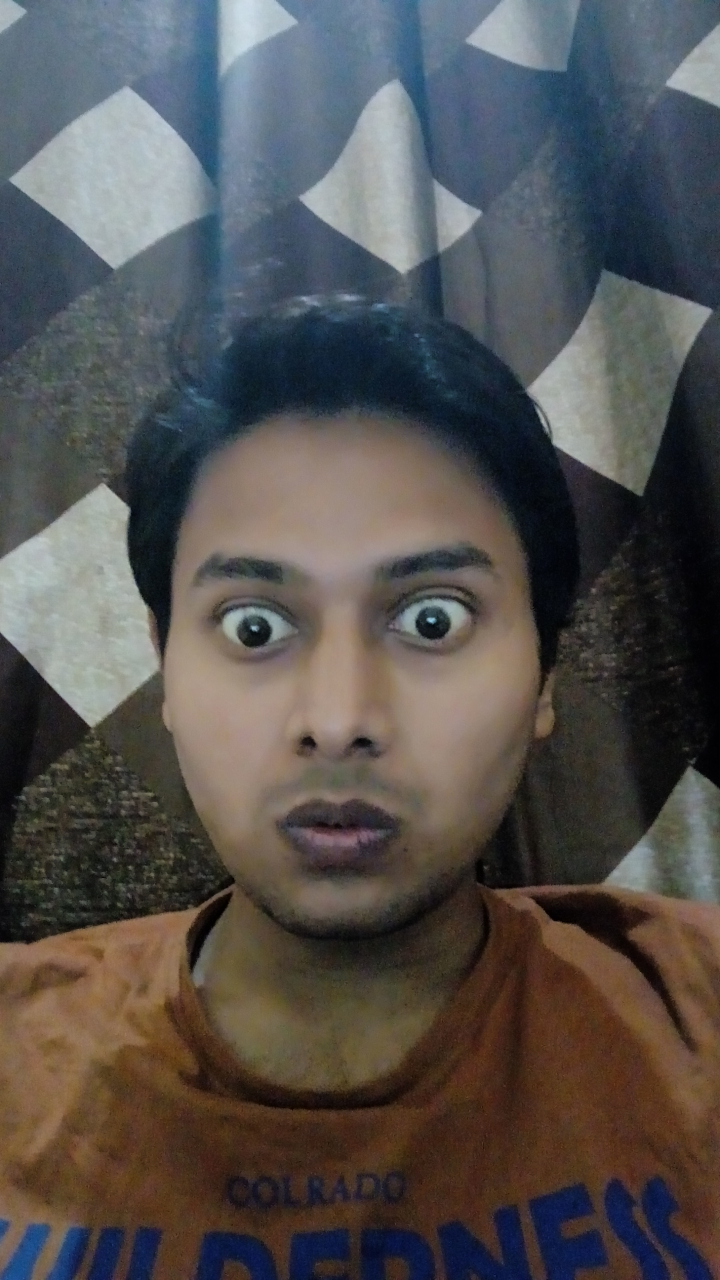
#> input picture Images/excited/excited.jpg, 1440 x 2560 px (shown at 1/2 size); its folder holds only this picture in this run
$ python Face_crop.py
#> lines starting #> are read from the running program, lines starting #| are printed output that depends on the picture
import cv2, glob

images = glob.glob("*.jpg")

for image in images:
    facedata = "haarcascade_frontalface_alt.xml"
    cascade = cv2.CascadeClassifier(facedata)
    img = cv2.imread(image, 0)
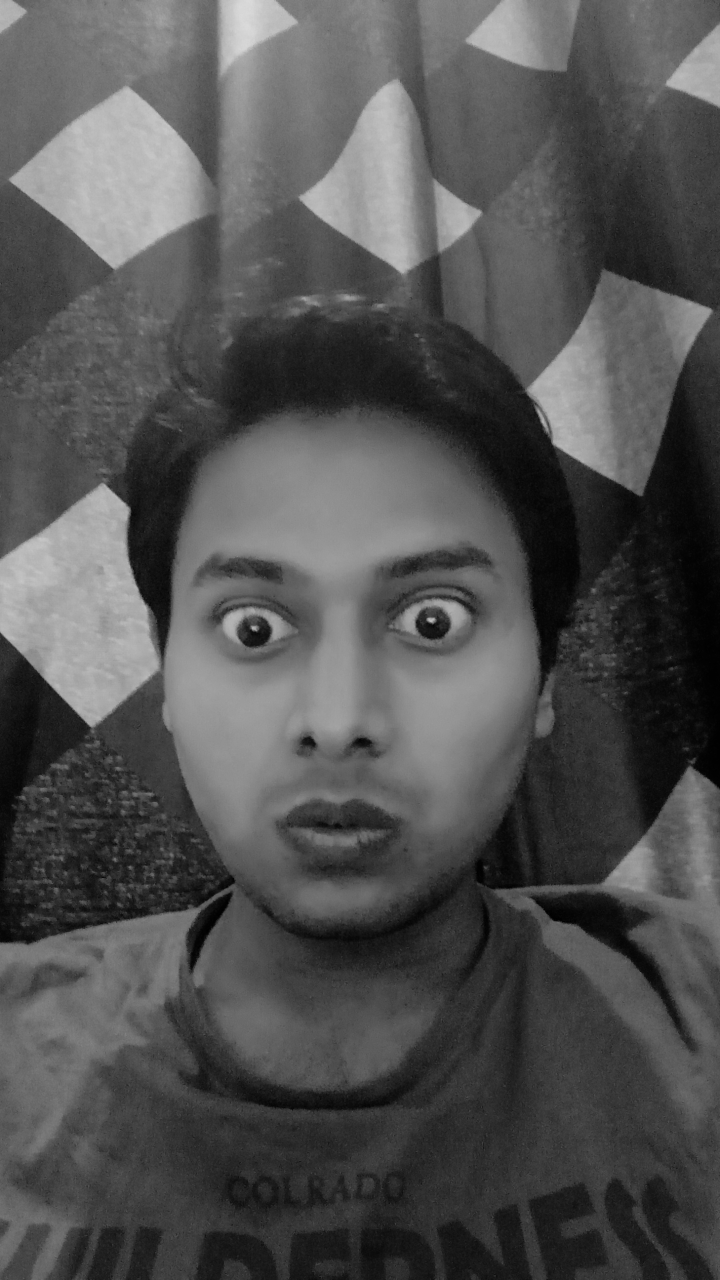
#> img: shape (2560, 1440) (shown at 1/2 size); min 0, max 220, mean 81.8

    re = cv2.resize(img, (int(img.shape[1]), int(img.shape[0])))
    faces = cascade.detectMultiScale(re)
#> faces = [[216, 864, 947, 947]]

    for f in faces:
        x, y, w, h = [v for v in f]
        Rect = cv2.rectangle(img, (x, y), (x + w, y + h), (0, 255, 0), 2)

        sub_face = img[y:y + h, x:x + w]

        f_name = image.split('/')
        f_name = f_name[-1]
        cv2.imshow("checking", sub_face)
        cv2.waitKey(500)
        cv2.destroyAllWindows()

        cv2.imwrite("resized_" + image, sub_face)
#> this loop made 1 pass
#> pass 1, `sub_face = img[y:y + h, x:x + w]`:
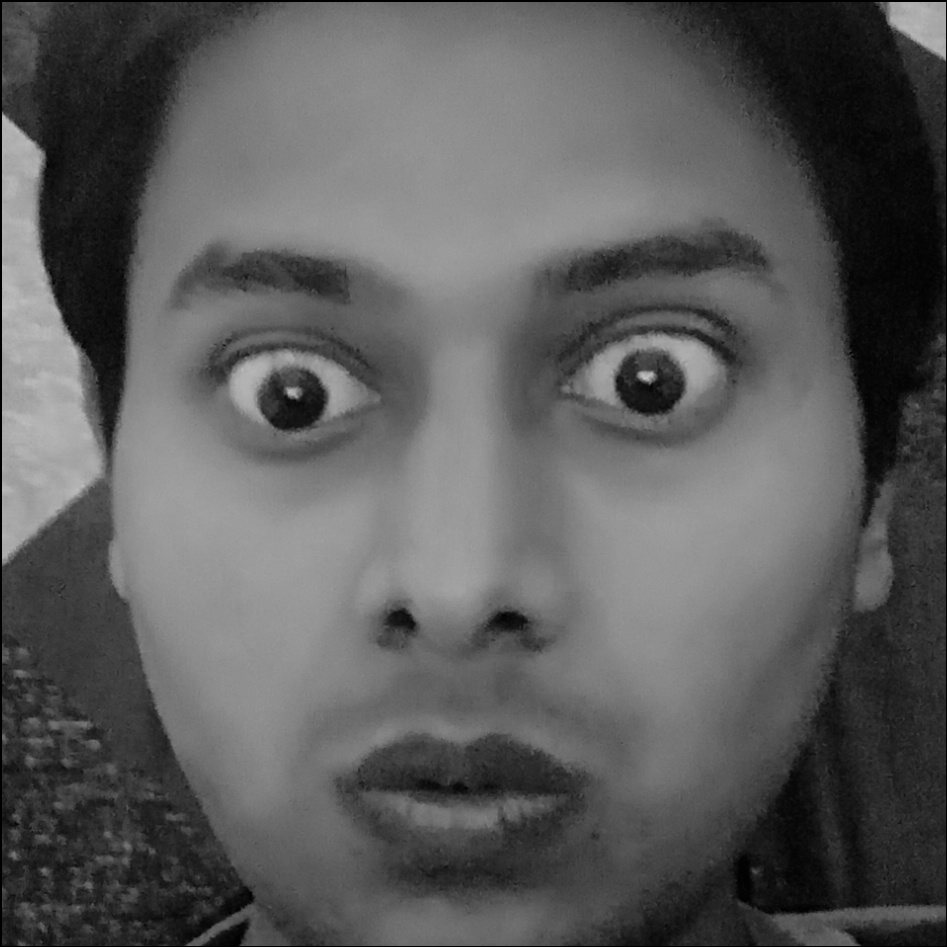
#> sub_face: shape (947, 947); min 0, max 197, mean 91.4

$ run again, on Images/excited/resized_excited.jpg
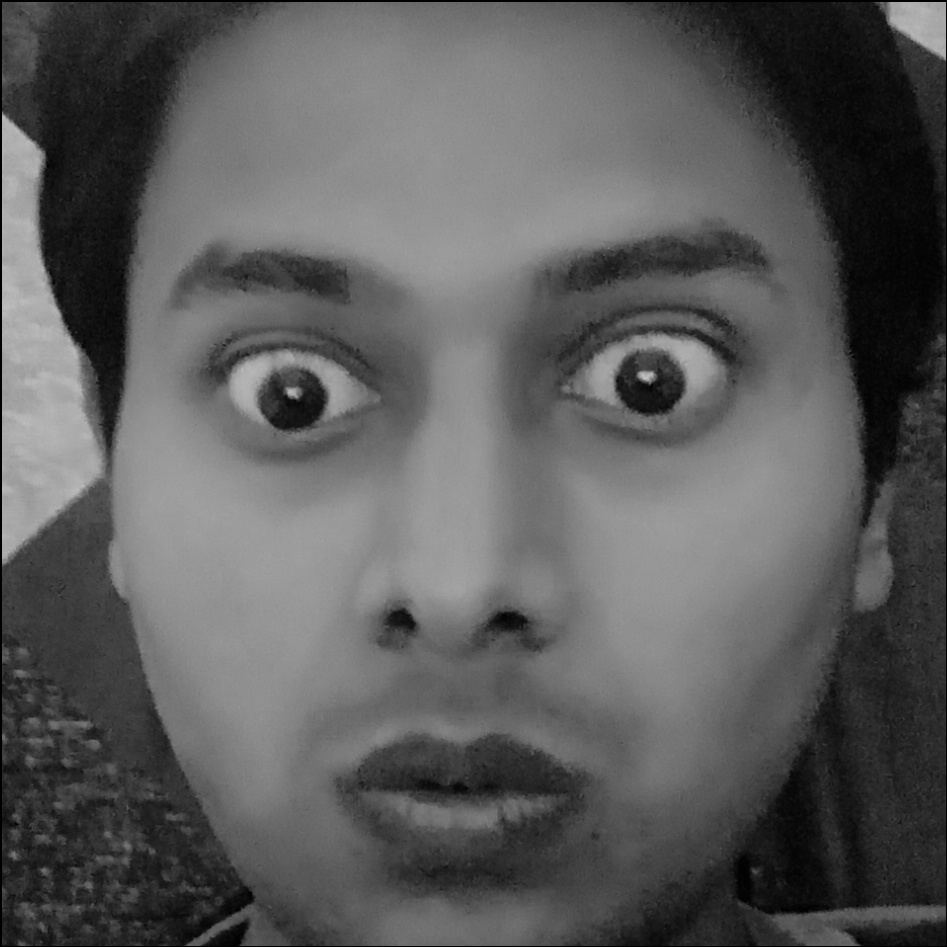
#> input picture Images/excited/resized_excited.jpg, 947 x 947 px
#> img is the input picture: shape (947, 947); min 0, max 197, mean 91.4
#> faces = [[68, 59, 802, 802]]
#> the loop `for f in faces:` made 1 pass
#> pass 1, `sub_face = img[y:y + h, x:x + w]`:
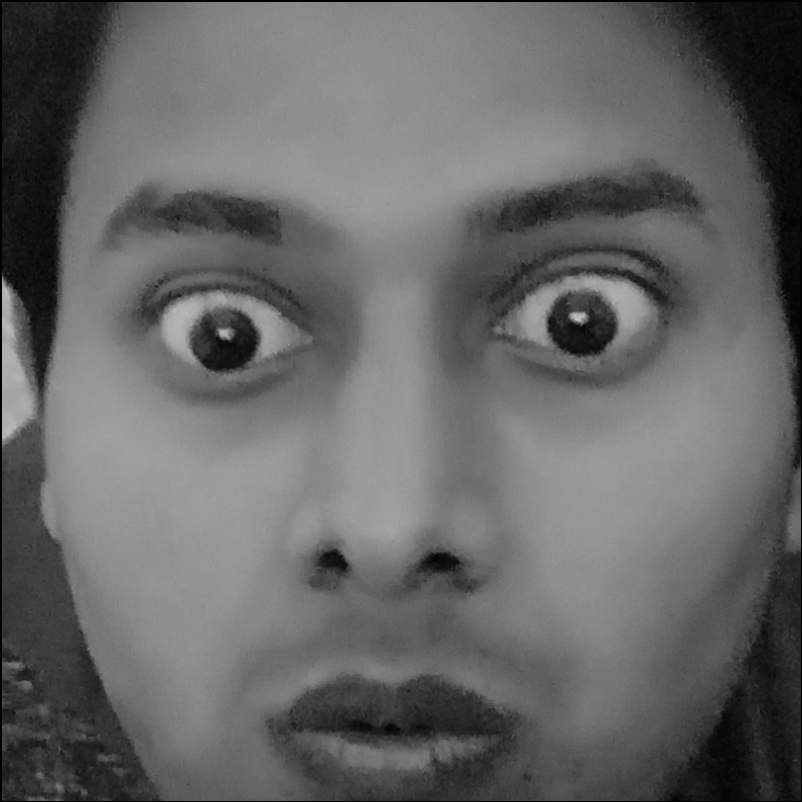
#> sub_face: shape (802, 802); min 0, max 197, mean 102.3

$ run again, on Images/excited/resized_resized_excited.jpg
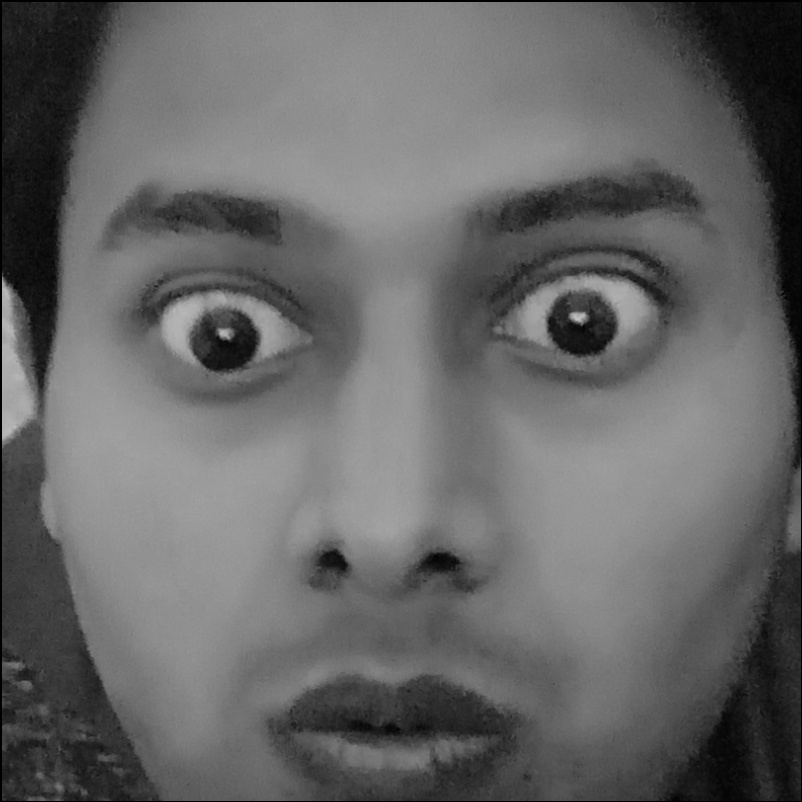
#> input picture Images/excited/resized_resized_excited.jpg, 802 x 802 px
#> img is the input picture: shape (802, 802); min 0, max 195, mean 102.3
#> faces = [[18, 18, 748, 748]]
#> the loop `for f in faces:` made 1 pass
#> pass 1, `sub_face = img[y:y + h, x:x + w]`:
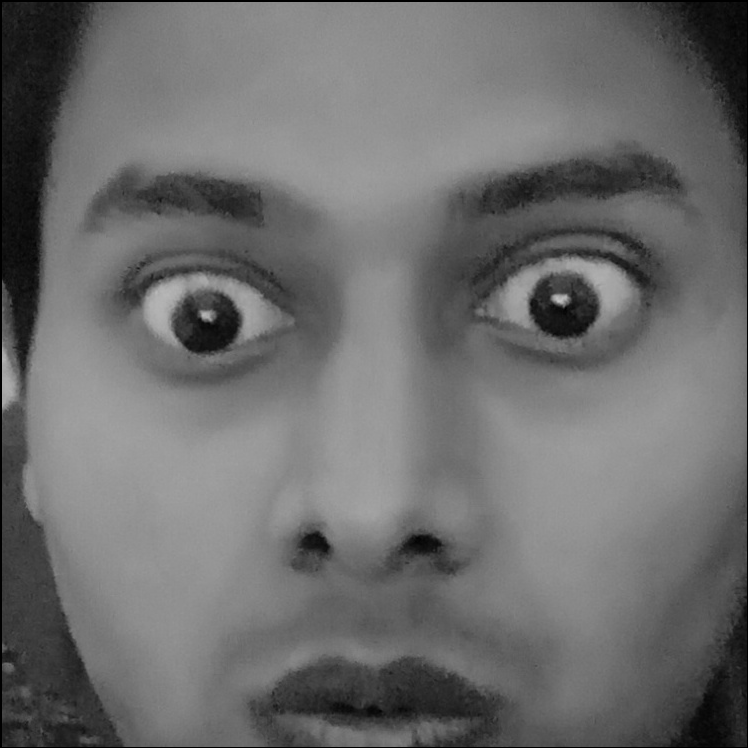
#> sub_face: shape (748, 748); min 0, max 195, mean 108.4
